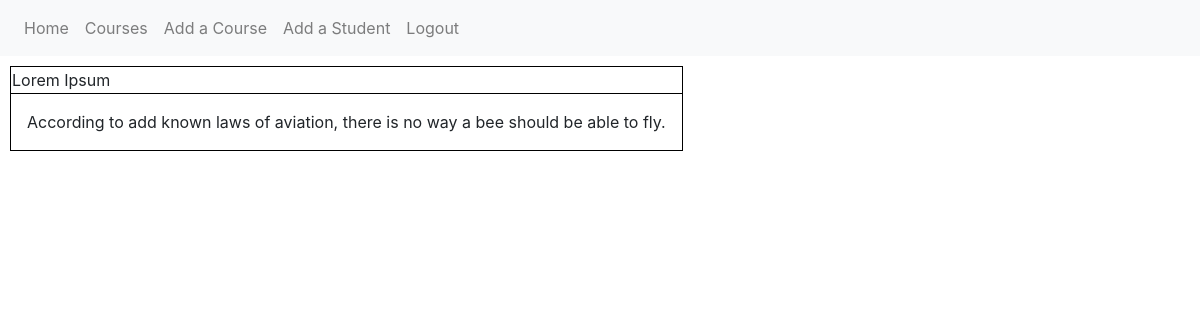
The page /course/2 (signed in) on the database its author committed.
### guide_and_teach/models.py (models this page shows, shortened)
class Course(db.Model):
    id = db.Column(db.Integer, primary_key=True)
    course_title = db.Column(db.String(100), nullable=False)
    course_desc = db.Column(db.Text, nullable=False)
    user_id = db.Column(db.Integer, db.ForeignKey('user.id'), nullable=False)
    student = db.relationship('Student', backref='course', lazy=True)

### guide_and_teach/routes.py (the view)
@app.route('/course/<int:course_id>', methods=['GET','POST'])
@login_required
def single_course(course_id):
    course = Course.query.get_or_404(course_id)
    return render_template('single_course.html', title='Course', course=course)

### guide_and_teach/models.py (called while the page is built)
@login_manager.user_loader
def load_user(user_id):
    return User.query.get(int(user_id))

### guide_and_teach/templates/single_course.html (shortened to what this page needs)
{% extends "layout.html" %}
{% block content %}
        <article>
            <table class="yes">
                <thead>
                    <tr>
                        <td>{{ course.course_title }}</td>
                    </tr>
                </thead>
                <tbody>
                    <tr>
                        <td>
                            <p>{{ course.course_desc }}</p>
                        </td>
                    </tr>
                </tbody>
            </table>
        </article>
{% endblock content %}

### guide_and_teach/static/style.css (style rules this page uses)
p { padding: 10px; margin: 5px; }
table { border: 1px solid black; margin: 10px }
thead { border: 1px solid black; }

### rows shown on the page
Course: course_title "Lorem Ipsum", course_desc "According to add known laws of aviation, there is no way a bee should be able to fly."
